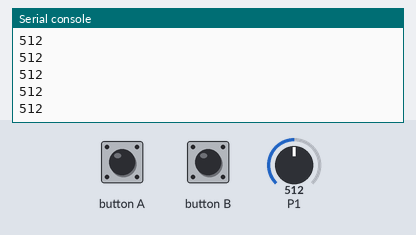
Recording of a program running on a simulated BBC micro:bit running MicroPython. On the bench: the last lines printed to the serial console. The inputs (shaded band) are chosen by the test bench; at power-on: P1 = 512 (analog values on the 0–1023 scale).

Above: at 1.2 s.
1.3 s: P1 set to 716
At 2.0 s:
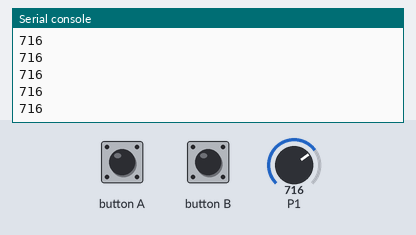
2.8 s: P1 set to 900
At 3.3 s:
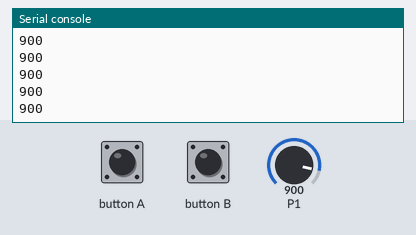
Timing chart, 0 to 4.5 s (numbered marks = the images above; inputs shaded):
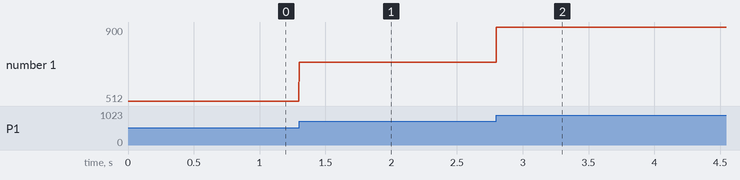

The program:

mq2.py
```python
from microbit import *


class MQ2(object):
    """基本描述

    MQ2烟雾传感器

    Args:
        RJ_pin (pin): 连接端口

    Returns:
        value: 烟雾值
    """

    def __init__(self, pin):
        self.__pin = pin

    def get_smoke(self):
        """基本描述

        获取烟雾值

        """
        return self.__pin.read_analog()


if __name__ == '__main__':
    co = MQ2(pin1)
    while True:
        print(co.get_smoke())
```

Measured:
- after the input at 1.3 s, the serial console: prints a new line at once (image 1)
- after the input at 2.8 s, the serial console: prints a new line at once (image 2)
- plotted number 1: 512 → 716 after the input at 1.3 s, 716 → 900 after the input at 2.8 s
